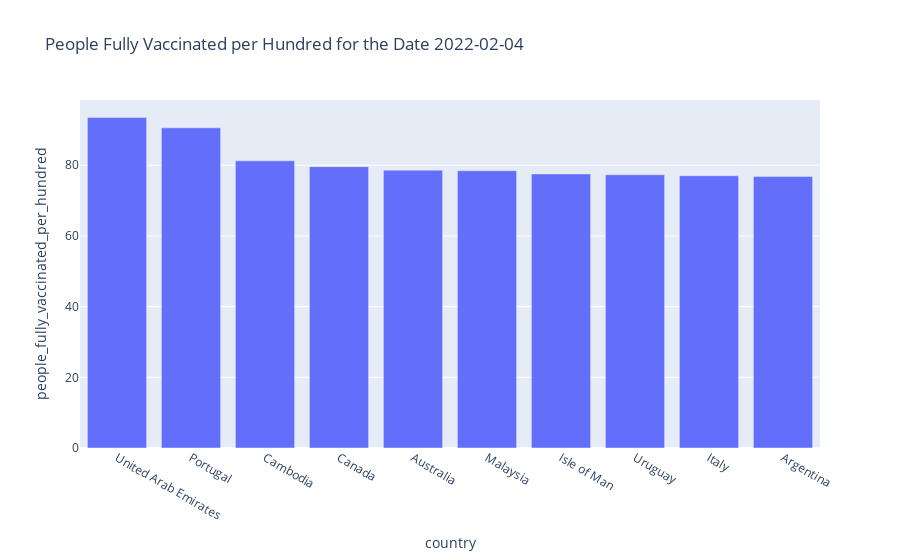

The notebook cell this image was saved under:
### Markdown cell above
<div class="alert alert-block alert-info" style="font-size:16px; font-family:Helvetica;">
     📌 We can say that often theses country total population are between 5 to 40 Millions 
</div>

### Code cell
df = df.sort_values(by='people_fully_vaccinated_per_hundred',ascending=False)

px.bar(df.head(10), x='country', y='people_fully_vaccinated_per_hundred',
                   title='People Fully Vaccinated per Hundred for the Date 2022-02-04')

### Figure 1 — Plotly figure (JSON) as saved in the notebook; plotly's stock layout.template omitted (floating-point values rounded to 4 significant figures)
{"data": [{"alignmentgroup": "True", "hovertemplate": "country=%{x}<br>people_fully_vaccinated_per_hundred=%{y}<extra></extra>", "legendgroup": "", "marker": {"color": "#636efa", "pattern": {"shape": ""}}, "name": "", "offsetgroup": "", "orientation": "v", "showlegend": false, "textposition": "auto", "type": "bar", "x": ["United Arab Emirates", "Portugal", "Cambodia", "Canada", "Australia", "Malaysia", "Isle of Man", "Uruguay", "Italy", "Argentina"], "xaxis": "x", "y": [93.55, 90.59, 81.27, 79.62, 78.62, 78.47, 77.56, 77.32, 77.04, 76.86], "yaxis": "y"}], "layout": {"barmode": "relative", "legend": {"tracegroupgap": 0}, "title": {"text": "People Fully Vaccinated per Hundred for the Date 2022-02-04"}, "xaxis": {"anchor": "y", "domain": [0.0, 1.0], "title": {"text": "country"}}, "yaxis": {"anchor": "x", "domain": [0.0, 1.0], "title": {"text": "people_fully_vaccinated_per_hundred"}}}}
